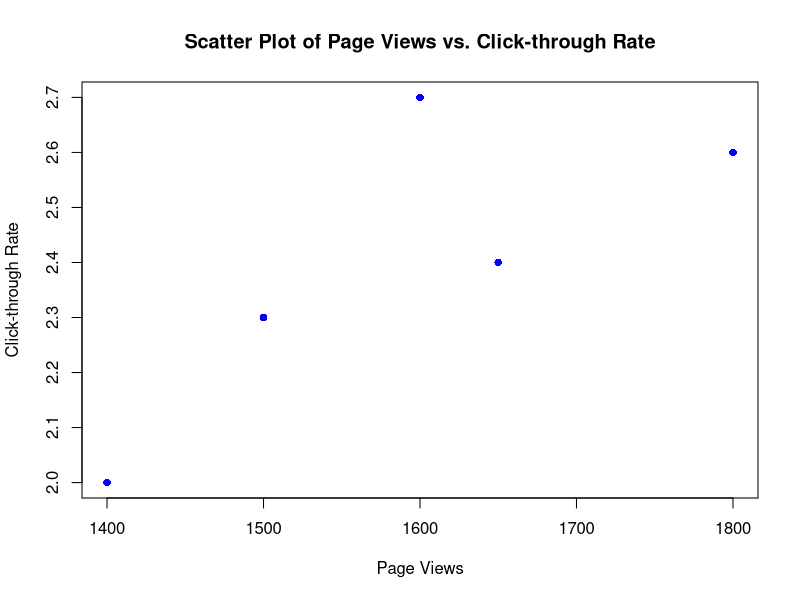

Source code (R):
# Assuming your data frame is already defined as 'web_data'
web_data <- data.frame(
  Date = as.Date(c("2023-01-01", "2023-01-02", "2023-01-03", "2023-01-04", "2023-01-05")),
  Page_Views = c(1500, 1600, 1400, 1650, 1800),
  Click_through_Rate = c(2.3, 2.7, 2.0, 2.4, 2.6)
)

# Create a scatter plot
plot(web_data$Page_Views, web_data$Click_through_Rate, 
     main = "Scatter Plot of Page Views vs. Click-through Rate",
     xlab = "Page Views", ylab = "Click-through Rate", pch = 16, col = "blue")

